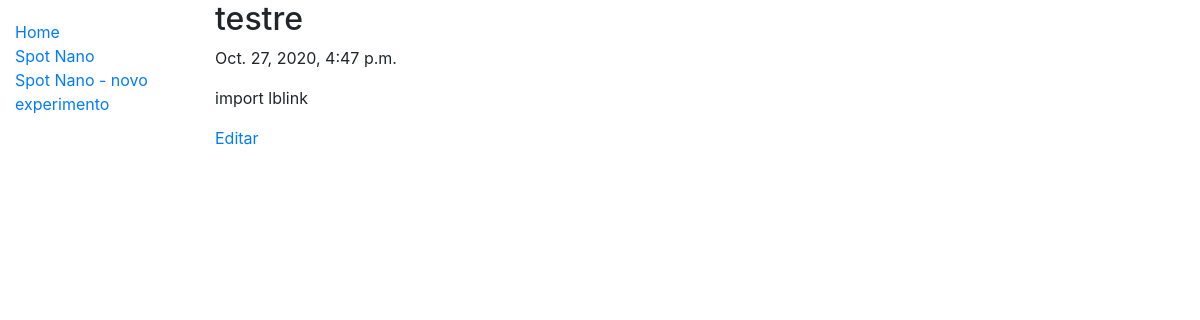
The page /BancadaIA/spotnano/experimentos/68/detalhe/ on the database its author committed.
### BancadaIA/models.py (models this page shows, shortened)
class ExperimentoSpotNano(models.Model):
    author = models.ForeignKey(settings.AUTH_USER_MODEL, on_delete=models.CASCADE)
    title = models.CharField(max_length=200)
    codigo = models.TextField()
    created_date = models.DateTimeField(default=timezone.now)

### BancadaIA/views.py (the view)
# urls.py: path('spotnano/experimentos/<int:pk>/detalhe/', views.SpotNanoExperimentosDetail.as_view(), name='spotnano_experimentos_detail'),
class SpotNanoExperimentosDetail(FormView):
    def get(self, request, pk, *args, **kwargs):
        post = get_object_or_404(ExperimentoSpotNano, pk=pk)
        return render(request, 'spotnano/spotnano_experimentos_detail.html', {'post': post})

### BancadaIA/templates/spotnano/spotnano_experimentos_detail.html
{% extends "base_generic.html" %}
{% load static %}
{% block content %}
    <div class="post">
        <h2>{{ post.title }}</h2>
        <p>{{ post.created_date }}</p>
        <p>{{ post.codigo|linebreaksbr }}</p>
        <a href="{% url 'spotnano_experimentos_edit' pk=post.pk %}"> Editar </a>
    </div>
{% endblock %}

### rows shown on the page
ExperimentoSpotNano: title "testre", created_date "Oct. 27, 2020, 4:47 p.m.", codigo "import lblink"
